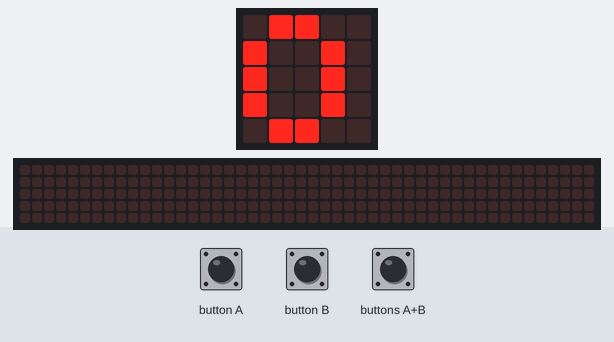
A program run on a simulated BBC micro:bit running MicroPython. Shown: the board's 5×5 LED display, a strip that is not on the board, showing the scrolling text unrolled. Inputs (shaded band) come from the test bench. The 48×5 strip is a reading aid, not a part: it shows the text the display is scrolling, unrolled, one strip-width of it at a time.

Above: at 1.2 s.
1.3 s: button A pressed for 0.15 s
At 1.37 s:
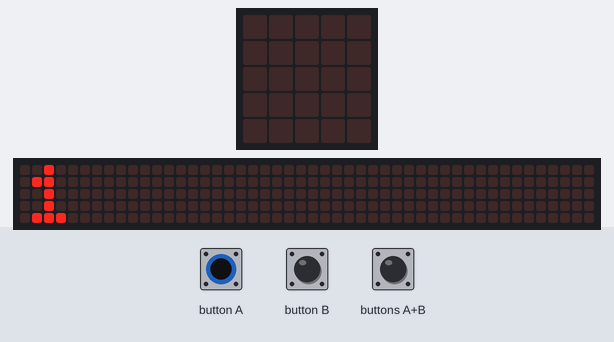
2.0 s: buttons A+B pressed for 3.2 s
At 4.07 s:
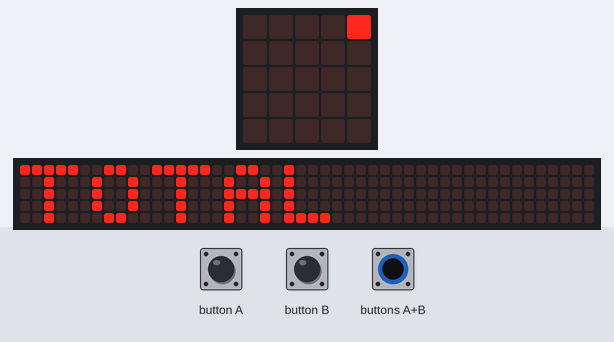
11.8 s: button A pressed for 1 s
At 12.12 s:
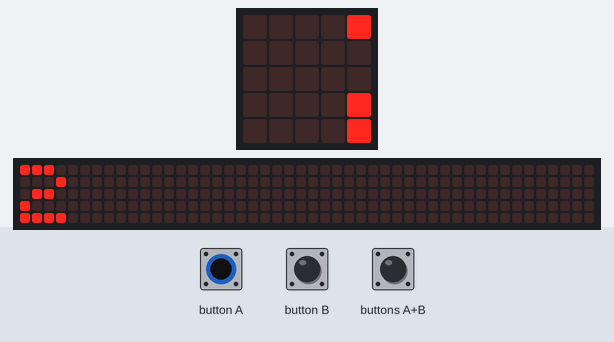
13.4 s: buttons A+B pressed for 0.15 s
At 13.62 s:
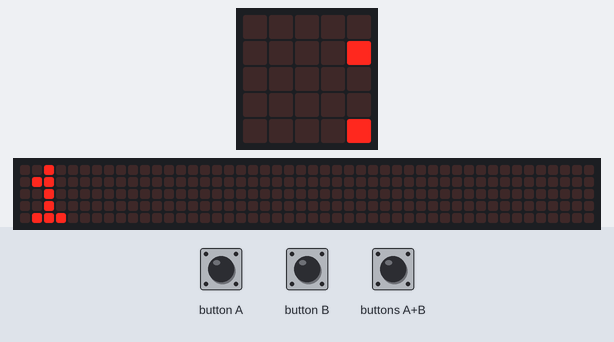

Measured:
- after the input at 1.3 s, the display: changes at once (image 1)
- after the input at 13.4 s, the display: first changes at once (image 4 shows a later state)

The program:

contador.py
```python
from microbit import *

personas = 0

def mostrar_total():
    display.scroll(str(personas))

display.show(0)

while True:
    if button_a.was_pressed():
        personas += 1
        if personas > 99:
            personas = 99
        mostrar_total()

    if button_b.was_pressed():
        if personas > 0:
            personas -= 1
        mostrar_total()

    if button_a.is_pressed() and button_b.is_pressed():
        display.scroll("TOTAL")
        mostrar_total()
        sleep(500)

    sleep(100)
```
